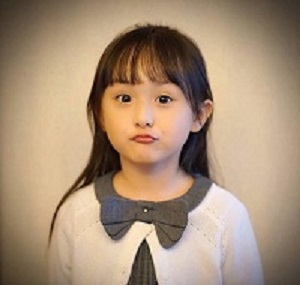
//> input picture Opencv_task/girl.jpg, 300 x 285 px; the run also reads 1 picture not shown here
$ ./019图像直方图比较   (built with g++ and OpenCV 4)
//> lines starting //> are read from the running program, lines starting //| are printed output that depends on the picture; after the words box and inside, x2 and y2 are one past the last pixel; in counts of white or black regions, pixels touching at a corner belong together
#include <opencv2/opencv.hpp>
#include <iostream>

using namespace cv;
using namespace std;

int main(int artc, char** argv) {
	Mat src1 = imread("girl.jpg");
//> src1 is the input picture: 285 rows x 300 cols, CV_8UC3; mean B, G, R 119.4, 143.4, 168
	Mat src2 = imread("lady.jpg");
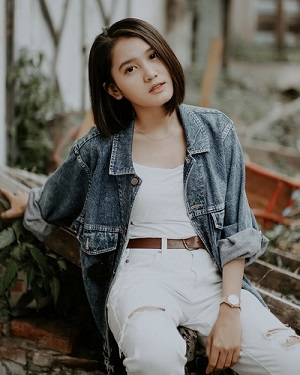
//> input picture Opencv_task/lady.jpg, 300 x 375 px
//> src2 is the input picture: 375 rows x 300 cols, CV_8UC3; mean B, G, R 97.1, 103, 105.5
	Mat src3 = imread("girl_gary.jpg");
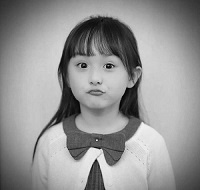
//> input picture Opencv_task/girl_gary.jpg, 200 x 190 px
//> src3 is the input picture: 190 rows x 200 cols, CV_8UC3; min 1, max 245, mean 148.3
	Mat src4 = imread("bitmap1.bmp");

	imshow("input1", src1);
	imshow("input2", src2);
	imshow("input3", src3);
	imshow("input4", src4);

	Mat hsv1, hsv2, hsv3, hsv4;
	cvtColor(src1, hsv1, COLOR_BGR2HSV);
//> hsv1: 285 rows x 300 cols, CV_8UC3; mean H, S, V 24.6, 80.4, 168.4
	cvtColor(src2, hsv2, COLOR_BGR2HSV);
//> hsv2: 375 rows x 300 cols, CV_8UC3; mean H, S, V 53.3, 69.3, 110.6
	cvtColor(src3, hsv3, COLOR_BGR2HSV);
//> hsv3: 190 rows x 200 cols, CV_8UC3; mean H, S, V 0, 0, 148.3
	cvtColor(src4, hsv4, COLOR_BGR2HSV);
//> hsv4: 48 rows x 48 cols, CV_8UC3; mean H, S, V 0, 0, 255

	int h_bins = 60; int s_bins = 64;
	int histSize[] = { h_bins, s_bins };
	float h_ranges[] = { 0, 180 };
	float s_ranges[] = { 0, 256 };
	const float* ranges[] = { h_ranges, s_ranges };
	int channels[] = { 0, 1 };
	Mat hist1, hist2, hist3, hist4;
	calcHist(&hsv1, 1, channels, Mat(), hist1, 2, histSize, ranges, true, false);
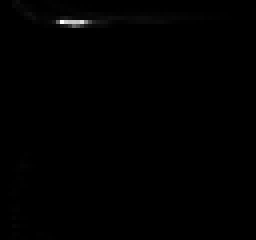
//> hist1: 60 rows x 64 cols, CV_32FC1 (shown 4 times larger); min 0, max 6349, mean 22.3; drawn with min black and max white
	calcHist(&hsv2, 1, channels, Mat(), hist2, 2, histSize, ranges, true, false);
	calcHist(&hsv3, 1, channels, Mat(), hist3, 2, histSize, ranges, true, false);
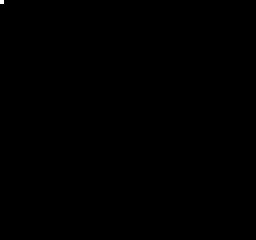
//> hist3: 60 rows x 64 cols, CV_32FC1 (shown 4 times larger); values 0 (black) and 38000 (white), 0.03% white in thin lines or dots, all inside (x1, y1, x2, y2) = (0, 0, 1, 1)
	calcHist(&hsv4, 1, channels, Mat(), hist4, 2, histSize, ranges, true, false);

	normalize(hist1, hist1, 0, 1, NORM_MINMAX, -1, Mat());
	normalize(hist2, hist2, 0, 1, NORM_MINMAX, -1, Mat());
	normalize(hist3, hist3, 0, 1, NORM_MINMAX, -1, Mat());
	normalize(hist4, hist4, 0, 1, NORM_MINMAX, -1, Mat());

	for (int i = 0; i < 4; i++)
	{
		int compare_method = i;
		double src1_src2 = compareHist(hist1, hist2, compare_method);
		double src3_src4 = compareHist(hist3, hist4, compare_method);
		printf(" Method [%d]  : src1_src2 : %f, src3_src4: %f,  \n", i, src1_src2, src3_src4);
	}
//> this loop made 4 passes
//> (src1_src2, src3_src4) on passes 1 to 4: (0.116, 1), (111.3, 0), (4.17, 1), (0.775, 0)
//|  Method [0]  : src1_src2 : 0.116166, src3_src4: 1.000000,
//|  Method [1]  : src1_src2 : 111.349373, src3_src4: 0.000000,
//|  Method [2]  : src1_src2 : 4.166085, src3_src4: 1.000000,
//|  Method [3]  : src1_src2 : 0.775124, src3_src4: 0.000000,

	waitKey(0);
	return 0;
}
